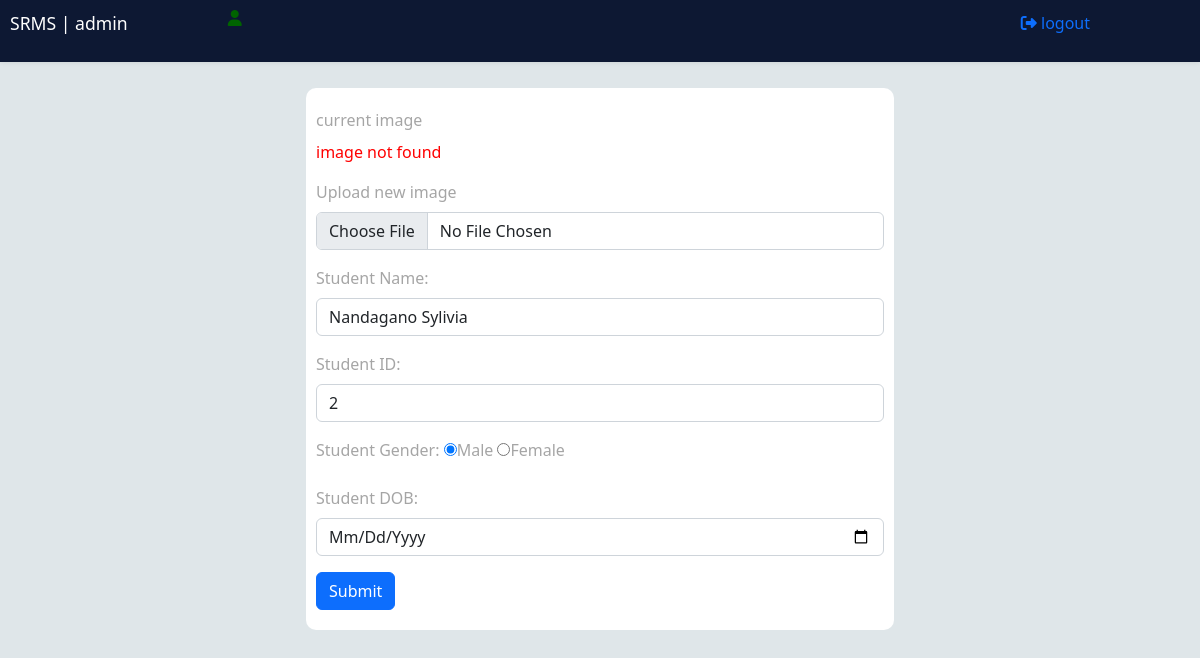
Page /admin/update_student.php?student_id=77 (signed in) on the committed database.
### tables this page shows
CREATE TABLE `tbl_student` (
  `student_id` int(11) NOT NULL,
  `image` varchar(512) NOT NULL,
  `student_name` varchar(100) NOT NULL,
  `studentId` int(100) NOT NULL,
  `gender` varchar(10) NOT NULL,
  `age` varchar(100) NOT NULL,
  `class_id` varchar(100) NOT NULL,
  `sigles` varchar(50) NOT NULL
);

### admin/update_student.php (the view, shortened to what this page needs)
<link href="https://cdn.jsdelivr.net/npm/bootstrap@5.2.3/dist/css/bootstrap.min.css" rel="stylesheet">
<?php
    include_once('partials/header.php');
?>
<?php
if(isset($_GET['student_id'])){
    $id = $_GET['student_id'];
    $sql = "select * from tbl_student where student_id= $id";
    $res = mysqli_query($conn, $sql);
    $rows = mysqli_fetch_assoc($res);
    $current_image = $rows['image'];
    $student_name = $rows['student_name'];
    $studentId = $rows['studentId'];
    $gender = $rows['gender'];
    $age = $rows['age'];
}else{
    header('Location: manage_student.php');
}
 ?>
<div class="container-fluid mt-5">
    <div class="row">
        <div class="col-lg-12">
        <form action="" method="POST" enctype="multipart/form-data">
            <div class="mb-3">
                <label for="" class="form-label">current image</label>
                <br>
                <?php
                    if($current_image !=''){
                        ?>
                            <img src="<?php echo SITEURL; ?>img/<?php echo $current_image; ?>" alt="" style="width: 100px;">
                        <?php
                    }else{
                        echo "<p class='error'>image not found</p>";
                    }
                ?>
            </div>
            <div class="mb-3">
                <label for="new_image" class="form-label">Upload new image</label>
                <input type="file" class="form-control" id="new_image" name="image">
            </div>
            <div class="mb-3">
                <label for="student" class="form-label">Student Name:</label>
                <input type="text" placeholder="enter student name" name="student_name" class="form-control" id="student" value="<?php echo $student_name; ?>">
            </div>
            <div class="mb-3">
                <label for="student_id" class="form-label">Student ID:</label>
                <input type="text" placeholder="enter student id" name="studentId" class="form-control" id="student_id" value="<?php echo $studentId; ?>">
            </div>
            <div class="mb-3">
                <label for="" class="form-label">Student Gender:</label>
                <input <?php if($gender == 'male'){echo 'checked';} ?> type="radio" name="gender" value="male" id="Male"><label for="Male">Male</label>
                <input <?php if($gender == 'female'){echo 'checked';} ?> type="radio" name="gender" value="female" id="Female"><label for="Female">Female</label>
            </div>
            <div class="mb-3">
                <label for="DOB" class="form-label">Student DOB:</label>
                <input type="date" placeholder="enter student DOB" name="age" class="form-control" id="DOB" value="<?php echo $age; ?>">
            </div>
            <button type="submit" class="btn btn-primary" name="submit">Submit</button>
        </form>
        </div>
    </div>
</div>

### admin/css/style.css (style rules this page uses)
* { padding: 0; margin: 0; box-sizing: border-box; }
body { padding-top: 40px; overflow-x: hidden; background-color: #dfe6e9; }
.error { color: red !important; }
form { background-color: #fff; border-radius: 10px; padding: 20px 10px; width: 50%; margin: auto; }
form label, form .hint { color: grey; font-weight: 100; opacity: .7; }
form input { outline: none; text-transform: capitalize; }

### admin/update_student.php (style rules this page uses)
.error { color: red; }

### rows in the picture
tbl_student: student_name "nandagano sylivia", studentId "2", gender "☑ Male", gender "☐ Female"
